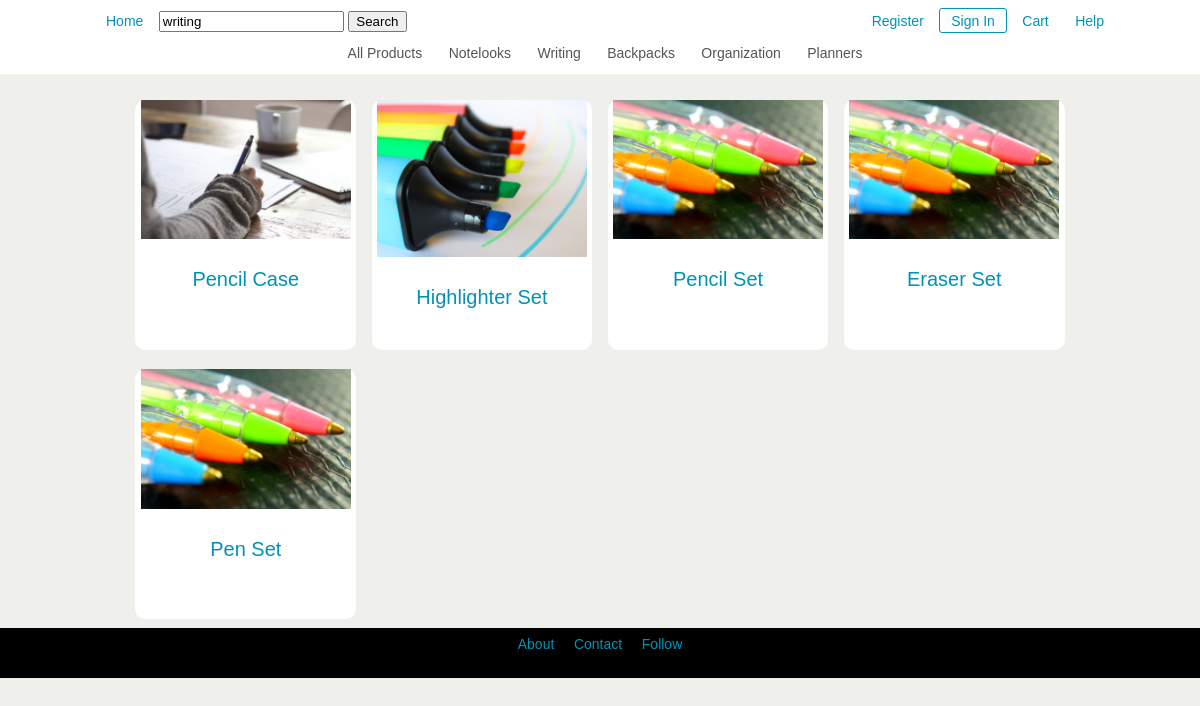
Page /search.php?searchtext=writing on the committed database.
### tables this page shows
CREATE TABLE PRODUCTS (ProductID INTEGER(7) NOT NULL AUTO_INCREMENT, Name CHAR(40), Price NUMERIC(7,2), Category CHAR(20),PhotoReference VARCHAR(1000), Description VARCHAR(1000), Stock INT(3), PRIMARY KEY (ProductID));

### search.php (the view, shortened to what this page needs)
<!DOCTYPE html>
<html xmlns="http://www.w3.org/1999/xhtml" xml:lang="en" />
<head>
	<link type="text/css" rel="stylesheet" href="style.css" />
	<link rel="stylesheet" type="text/css" href="search-style.css">
</head>
<body>
	<header>
		<nav>
			<div id="general-nav">
				<ul>
					<div id="float-left">
						<form action="search.php" method="get" onsubmit="return checkSearch(this)" name="search-box">
							<li><a href="index.php">Home</a></li>
							<div class="search-box">
								<input type="text" id="searchtext" name="searchtext" value="<?php echo $_SESSION['prevsearch'];?>" />
								<input type="submit" id="submit" value="Search" name="searchbutton" />
							</div>
						</form>
					</div>
					<div id="float-right">
						<li><a href="register.php">Register</a></li>
						<li id="sign-in"><a href="login.php">Sign In</a></li>
						<li><a href="cart.php">Cart</a></li>
						<li><a href="help.php">Help</a></li>
					</div>
				</ul>
			</div>
			<div id="product-nav">
				<ul>
					<li><a href="search.php?searchtext=&searchbutton=Search">All Products</a></li>
					<li><a href="search.php?searchtext=notelook">Notelooks</a></li>
					<li><a href="search.php?searchtext=writing">Writing</a></li>
					<li><a href="search.php?searchtext=bag">Backpacks</a></li>
					<li><a href="search.php?searchtext=organization">Organization</a></li>
					<li><a href="search.php?searchtext=planner">Planners</a></li>
				</ul>
			</div>
		</nav>
	</header>
	<div id="content">
		<div id="results">
		<?php
			$searchtext = $_GET["searchtext"];
			$searchbutton = $_GET["searchbutton"];
			$searchtext = trim($searchtext);
			$searchtext = stripcslashes($searchtext);
			$searchtext = htmlspecialchars($searchtext);
		    if (isset($searchbutton)) {
		    	$query = "SELECT * FROM PRODUCTS WHERE Name LIKE '%".$searchtext."%' OR Description LIKE '%".$searchtext."%';";
		    } else {
		    	$query = "SELECT * FROM PRODUCTS WHERE Category = '".$searchtext."';";
		    }
		    $result = mysql_query($query);
		    while ($row = mysql_fetch_array($result)) {
		        print "<div class=\"product-result col span-1-4\"><img src=\"images/".$row["PhotoReference"]."\" /><p><a href=\"display.php?Name=".$row["Name"]."\">".$row["Name"]."</a></p></div>";
		    }
		?>
		</div>
	</div>
	<footer>
		<ul>
			<li><a href="about.php">About</a></li>
			<li><a href="contact.php">Contact</a></li>
			<li><a href="http://practicalstudent.tumblr.com/">Follow</a></li>
		</ul>
	</footer>
</body>
</html>

### style.css (style rules this page uses)
body { font-family: "Arial", "Helvetica", sans-serif; font-size: 14; text-align: center; padding: 0; background-color: #EFEFEB; margin: 0px; }
a { color: #0192B5; text-decoration: none; }
nav { margin: 0; padding: 5px; background-color: #FFF; text-align: center; width: 100%; }
nav ul { list-style-type: none; margin: 0 auto; padding: 0; width: 85%; }
nav li { display: inline; text-align: center; padding: 3px; }
nav a { text-decoration: none; color: #555; display: inline-block; padding: 8px; font-size: 14px; }
#float-left { float: left; }
#float-left form { margin: 0; padding: 0; }
#float-right { float: right; }
#general-nav a { font-size: 16; color: #0192B5; }
.search-box { display: inline; }
#product-nav ul { clear: both; }
#sign-in { border: 1px solid #0192B5; border-radius: 3px; }
div { display: block; }
.col { float: left; background-color: #FFF; display: block; margin: 1% 0 1% 1.6%; }
.col p { font-size: 12px; }
.col img { width: 95%; height: auto%; }
.span-1-4 { width: 23.8%; }
footer { clear: both; margin: 0; padding: 0; text-align: center; font-size: 13px; background-color: #000; height: 50px; }
footer ul { list-style-type: none; margin: 0 auto; padding: 0; }
footer li { display: inline; text-align: center; }
footer a { text-decoration: none; color: #0192B5; display: inline-block; padding: 8px; font-size: 14px; }

### search-style.css (style rules this page uses)
#results { clear: both; width: 80%; padding: 1em 0; margin: auto auto; position: relative; }
#results a { padding: 0; margin: 0; }
#results div { border-radius: 10px; height: 250px; border-collapse: separate; display: table; width: 23%; }
#results p { font-size: 20px; padding: 5px; }

### rows in the picture
products: PhotoReference (picture), Name "Pencil Case"
products: PhotoReference (picture), Name "Highlighter Set"
products: PhotoReference (picture), Name "Pencil Set"
products: PhotoReference (picture), Name "Eraser Set"
products: PhotoReference (picture), Name "Pen Set"
